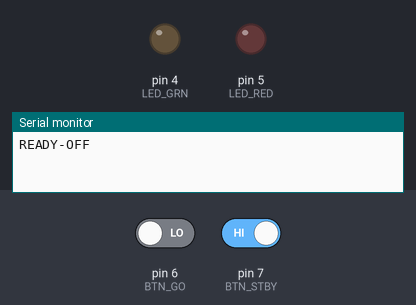
A sketch run on a simulated Arduino Uno, built with avr-gcc and run on an emulated ATmega328P. Parts: output pins drawn as LEDs (lit = HIGH), the last lines printed to the serial monitor. Dashed ring = blinking. Inputs (shaded band) come from the test bench; at power-on: pin 6 (BTN_GO) LOW, pin 7 (BTN_STBY) HIGH.

Above: at 1.2 s.
1.3 s: pin 6 (BTN_GO) driven HIGH and pin 7 (BTN_STBY) driven LOW
2.8 s: pin 6 (BTN_GO) driven LOW
At 3.3 s:
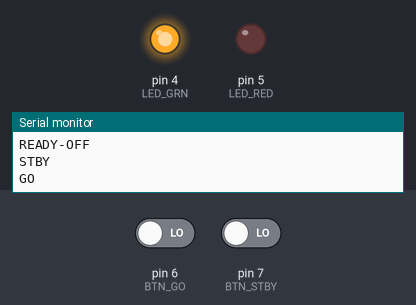
5.0 s: pin 7 (BTN_STBY) driven HIGH
At 5.7 s:
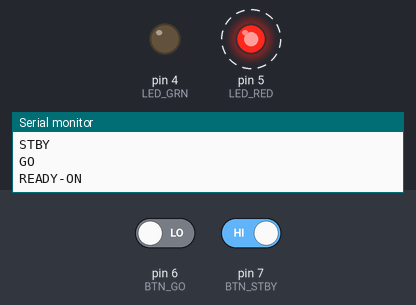
Timing chart, 0 to 14.0 s (numbered marks = the images above; inputs shaded):
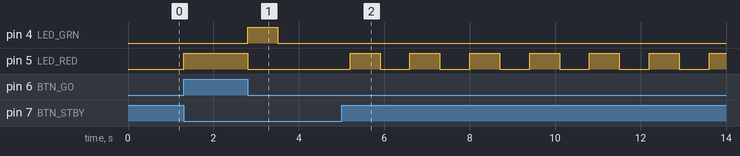

Measured:
- after the input at 2.8 s, pin 4 (LED_GRN): LOW → HIGH at once, → LOW 0.70 s later; pin 5 (LED_RED): HIGH → LOW at once
- after the input at 5.0 s, pin 5 (LED_RED): alternates HIGH for 0.70 s and LOW for 0.70 s, starting after 0.20 s

The sketch:

qButton.ino
```cpp
/*
 * qLamp Button
 */

#define BTN_STBY 7
#define BTN_GO   6
#define LED_RED  5
#define LED_GRN  4

bool chkBtn1 = false;
bool chkBtn2 = false;
bool chkReady = false;
int cntReady = 0;

void setup() {
  pinMode(LED_RED, OUTPUT);
  pinMode(LED_GRN, OUTPUT);
  pinMode(BTN_STBY, INPUT);
  pinMode(BTN_GO, INPUT);

  Serial.begin(9600);

  digitalWrite(LED_RED, LOW);
  digitalWrite(LED_GRN, LOW);
}

void loop() {
  int inChk1 = digitalRead(BTN_STBY);
  int inChk2 = digitalRead(BTN_GO);

  if(!chkBtn1 && (inChk1 == 0) && !chkBtn2 && (inChk2 == 1)) {
    // ============================= STBY
    chkBtn1 = true;
    digitalWrite(LED_RED, HIGH);
    digitalWrite(LED_GRN, LOW);
    Serial.write("STBY\n");
    delay(100);
  } else if(chkBtn1 && (inChk1 == 0) && !chkBtn2 && (inChk2 == 0)) {
    // ============================= GO
    chkBtn2 = true;
    digitalWrite(LED_RED, LOW);
    digitalWrite(LED_GRN, HIGH);
    Serial.write("GO\n");
    delay(700);
    //chkBtn1 = false;
    //chkBtn2 = false;
    digitalWrite(LED_GRN, LOW);
  } else if(chkBtn1 && (inChk1 == 1)) {
    // ============================= CANCEL
    chkBtn1 = false;
    if(chkBtn2) {
      chkBtn2 = false;
      digitalWrite(LED_GRN, LOW);
    } else {
      Serial.write("CANCEL\n");
    }
    digitalWrite(LED_RED, LOW);
    delay(100);
  } else if(!chkBtn1 && !chkBtn2) {
    // ================================= READY MODE
    if(cntReady == 14) {
      if(chkReady) {
        digitalWrite(LED_RED, HIGH);
        Serial.write("READY-ON\n");
        chkReady = false;
        //delay(100);
      } else {
        digitalWrite(LED_RED, LOW);
        Serial.write("READY-OFF\n");
        chkReady = true;
        //delay(100);
      }
      cntReady = 0;
    }
    cntReady++;
    delay(50);
  }
}
```
